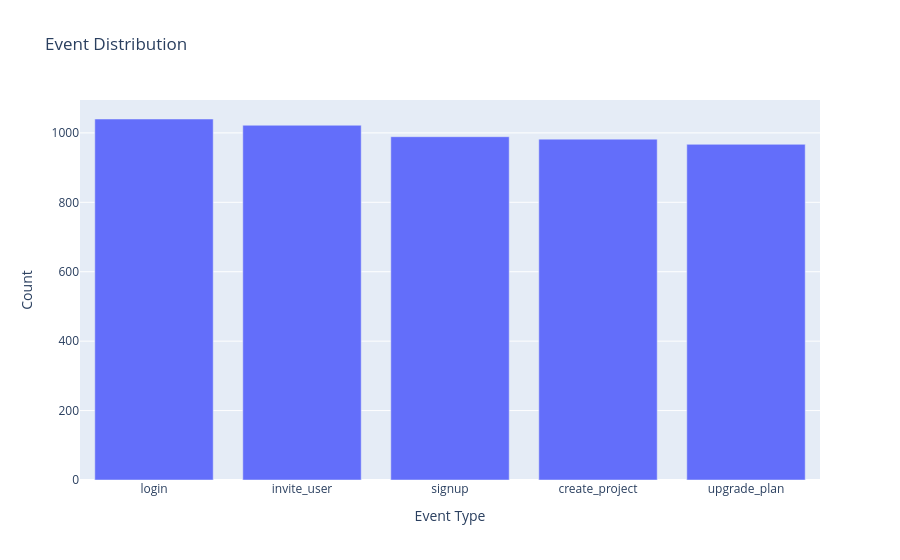

The notebook cell saved with this chart:
### Markdown cell above
7. EVENT DISTRIBUTION

### Code cell
event_counts = events["event_type"].value_counts()

fig = px.bar(
    x=event_counts.index,
    y=event_counts.values,
    labels={"x": "Event Type", "y": "Count"},
    title="Event Distribution"
)

fig.show()

### Figure 1 — Plotly figure (JSON) as saved in the notebook; plotly's stock layout.template omitted (floating-point values rounded to 4 significant figures)
{"data": [{"hovertemplate": "Event Type=%{x}<br>Count=%{y}<extra></extra>", "legendgroup": "", "marker": {"color": "#636efa", "pattern": {"shape": ""}}, "name": "", "orientation": "v", "showlegend": false, "textposition": "auto", "type": "bar", "x": ["login", "invite_user", "signup", "create_project", "upgrade_plan"], "xaxis": "x", "y": [1040, 1022, 989, 982, 967], "yaxis": "y"}], "layout": {"barmode": "relative", "legend": {"tracegroupgap": 0}, "title": {"text": "Event Distribution"}, "xaxis": {"anchor": "y", "domain": [0, 1], "title": {"text": "Event Type"}}, "yaxis": {"anchor": "x", "domain": [0, 1], "title": {"text": "Count"}}}}
